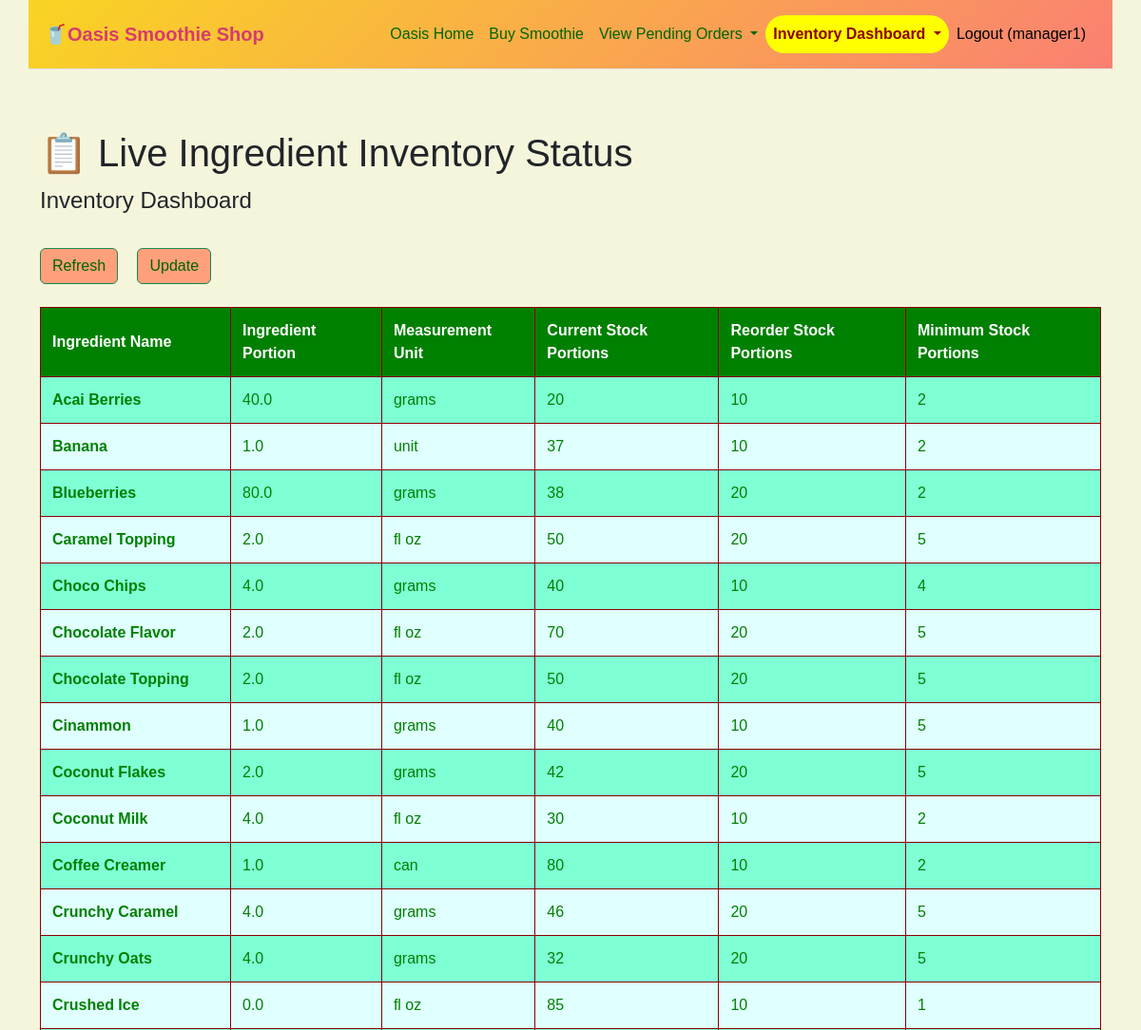
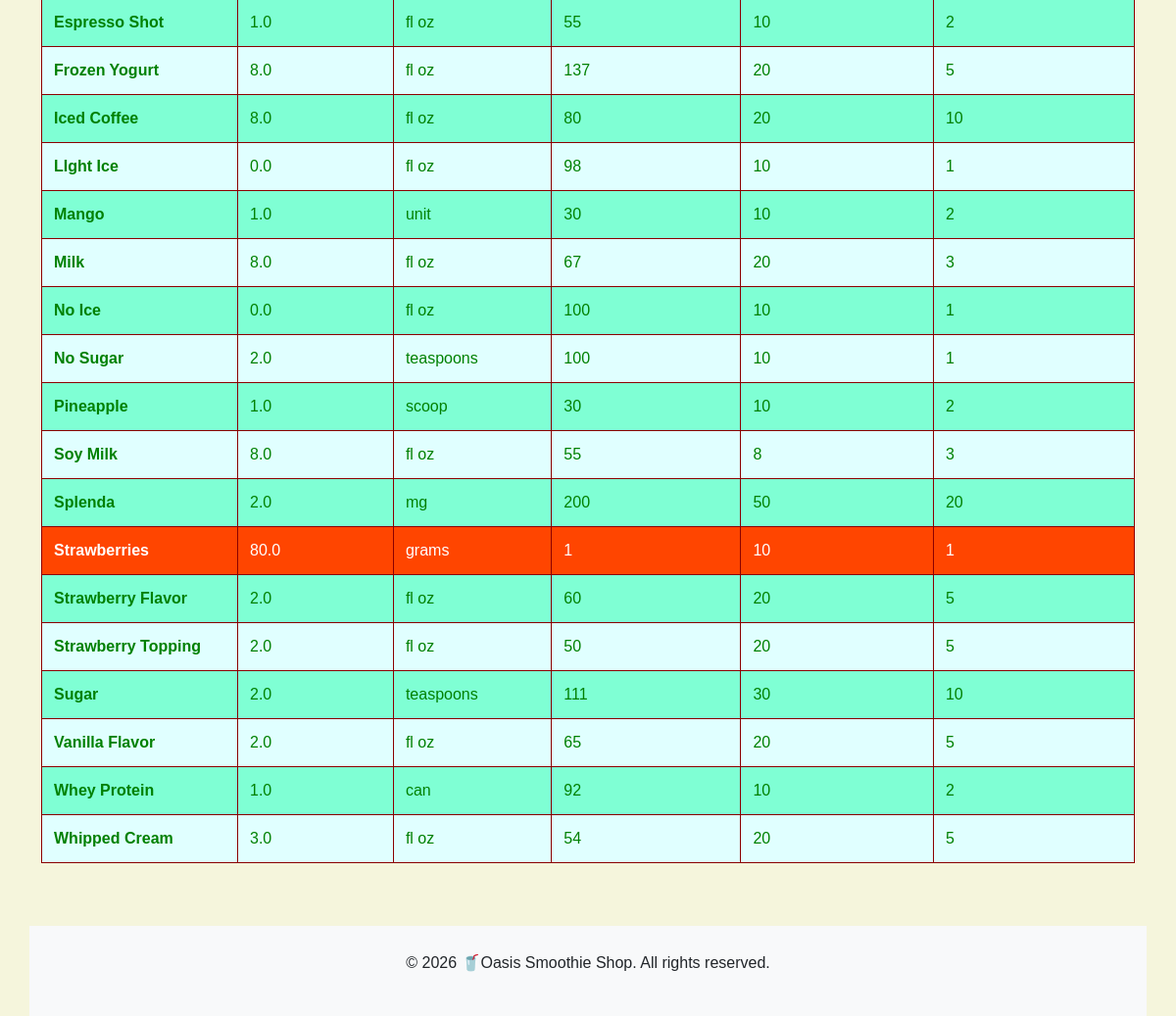
/inventory-dashboard (signed in), run on an earlier commit of the app's database (2 pictures, top to bottom).
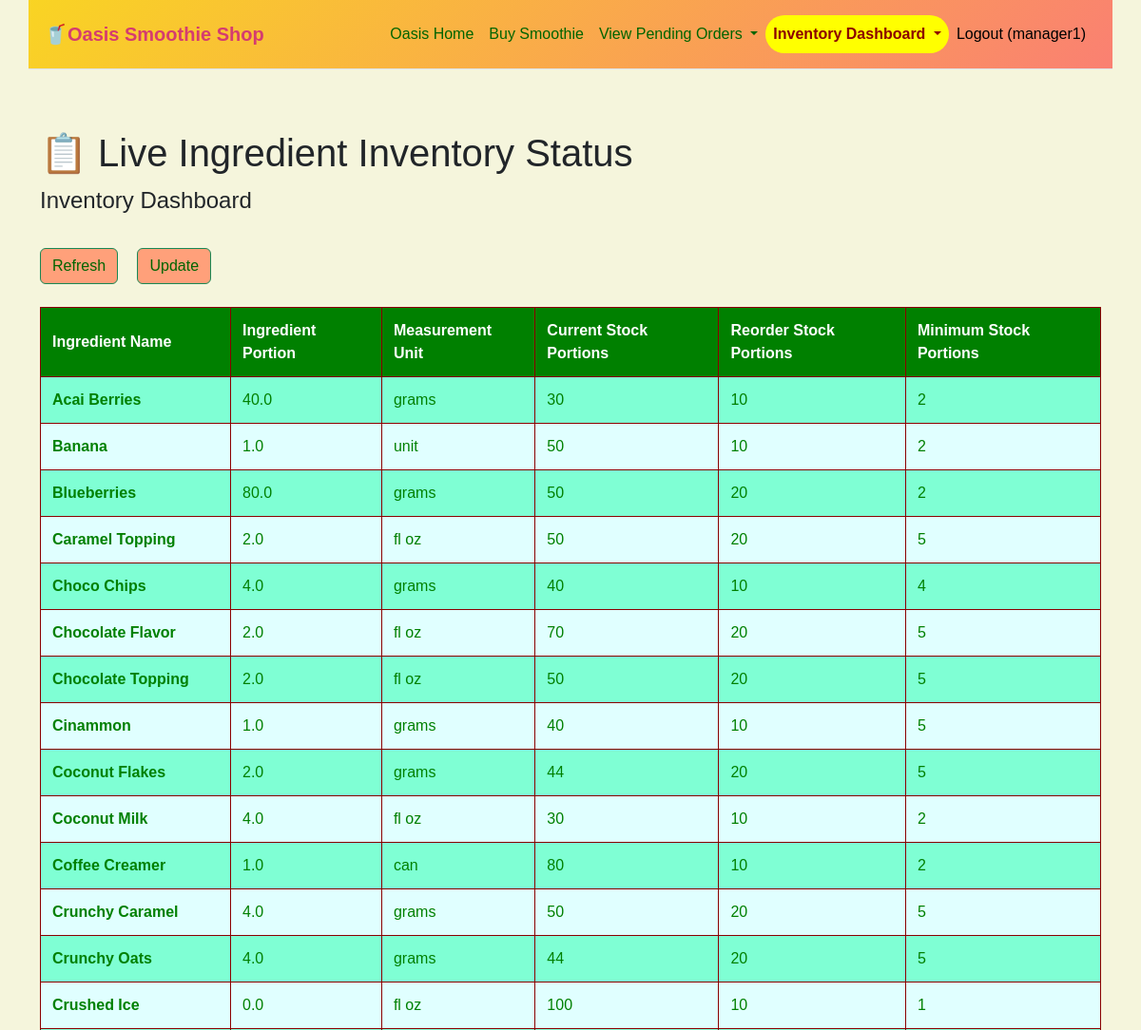
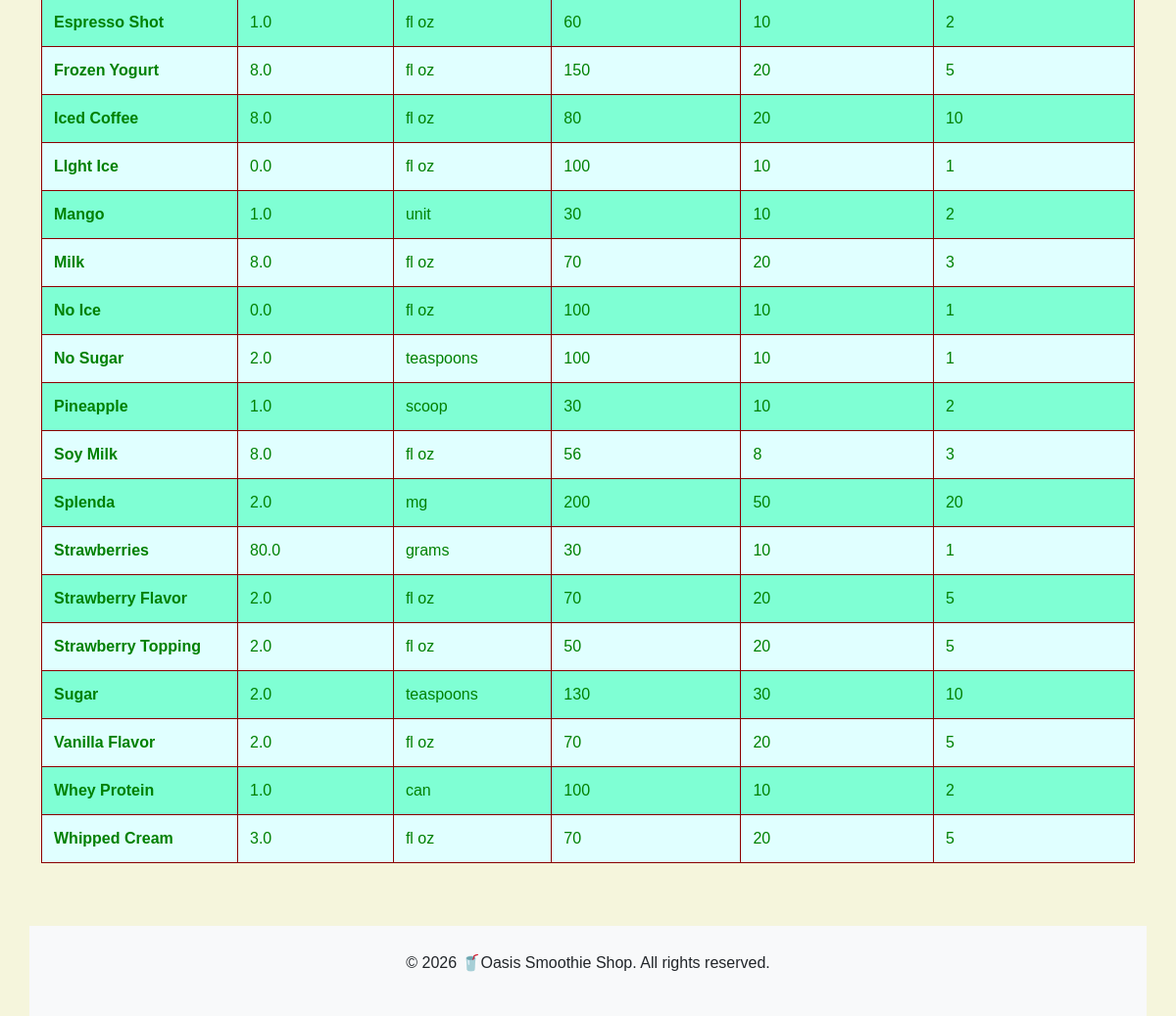
And on a later commit of the database (2 pictures, top to bottom).
### models.py (models this page shows, shortened)
class Ingredient(db.Model):
    __tablename__ = 'ingredient'
    id = db.Column(db.String(50), primary_key=True)
    name = db.Column(db.String(100), unique=True, nullable=False)
    portion = db.Column(db.Float, default=1.0, nullable=False)
    unit_type = db.Column(db.String(50), default="portion", nullable=False)
    cost = db.Column(db.Float, default=0.00, nullable=False)
    current_stock = db.Column(db.Integer, default=50, nullable=False)
    reorder_stock = db.Column(db.Integer, default=20, nullable=False)
    minimum_stock = db.Column(db.Integer, default=10, nullable=False)
    supplier_id = db.Column(db.Integer, db.ForeignKey('supplier.id'), default=None, nullable=True)

### app_smoothies_pos.py (the view)
@app.route('/inventory-dashboard', methods=['GET'])
@login_required
def display_inventory_dashboard():
    all_ingredients = Ingredient.query.order_by(Ingredient.name).all()
    return render_template("inventory_dashboard.html", ingredients=all_ingredients)

### app_smoothies_pos.py (called while the page is built)
@login_manager.user_loader
def load_user(user_id):
    return db.session.get(User, int(user_id))

### templates/inventory_dashboard.html (shortened to what this page needs)
{% extends "base.html" %}
{% block content %}
<div class="container-fluid w-100 p-0 my-4">
    <h1>📋 Live Ingredient Inventory Status</h1>
    <p>Inventory Dashboard</p>
    <a class="btn button btn-success mb-4 mt-3 me-3" href="{{ url_for('display_inventory_dashboard') }}">Refresh</a>
    {% if current_user.role == 'manager' %}
        <a class="btn button btn-success mb-4 mt-3" href="{{ url_for('update_inventory') }}">Update</a>
    {% endif %}
    <table class="w-100">
        <thead>
            <tr>
                <th>Ingredient Name</th>
                <th>Ingredient Portion</th>
                <th>Measurement Unit</th>
                <th>Current Stock Portions</th>
                <th>Reorder Stock Portions</th>
                <th>Minimum Stock Portions</th>
            </tr>
        </thead>
        <tbody>
            {% for ing in ingredients %}
            <tr {% if ing.id not in stock_exclusions %}
                    {% if ing.current_stock <= ing.minimum_stock %} class="out-of-stock"{% endif %}
                    {% if ing.current_stock <= ing.reorder_stock %} class="low-stock"{% endif %}
                {% else %}
                    style="background-color:lightgray; color:gray"
                {% endif %}>
                <td><strong>{{ ing.name }}</strong></td>
                <td>{{ ing.portion }}</td>
                <td>{{ ing.unit_type }}</td>
                <td>{{ ing.current_stock }}</td>
                <td>{{ ing.reorder_stock }}</td>
                <td>{{ ing.minimum_stock }}</td>
            </tr>
        {% endfor %}
        </tbody>
    </table>
</div>
{% endblock %}

What changed in the data, as far as the page shows it:
changed Ingredient "Acai Berries": current_stock "20" → "30"
changed Ingredient "Banana": current_stock "37" → "50"
changed Ingredient "Blueberries": current_stock "38" → "50"
changed Ingredient "Coconut Flakes": current_stock "42" → "44"
changed Ingredient "Crunchy Caramel": current_stock "46" → "50"
changed Ingredient "Crunchy Oats": current_stock "32" → "44"
changed Ingredient "Crushed Ice": current_stock "85" → "100"
changed Ingredient "Espresso Shot": current_stock "55" → "60"
changed Ingredient "Frozen Yogurt": current_stock "137" → "150"
changed Ingredient "LIght Ice": current_stock "98" → "100"
changed Ingredient "Milk": current_stock "67" → "70"
changed Ingredient "Soy Milk": current_stock "55" → "56"
changed Ingredient "Strawberries": current_stock "1" → "30"
changed Ingredient "Strawberry Flavor": current_stock "60" → "70"
changed Ingredient "Sugar": current_stock "111" → "130"
changed Ingredient "Vanilla Flavor": current_stock "65" → "70"
changed Ingredient "Whey Protein": current_stock "92" → "100"
changed Ingredient "Whipped Cream": current_stock "54" → "70"
